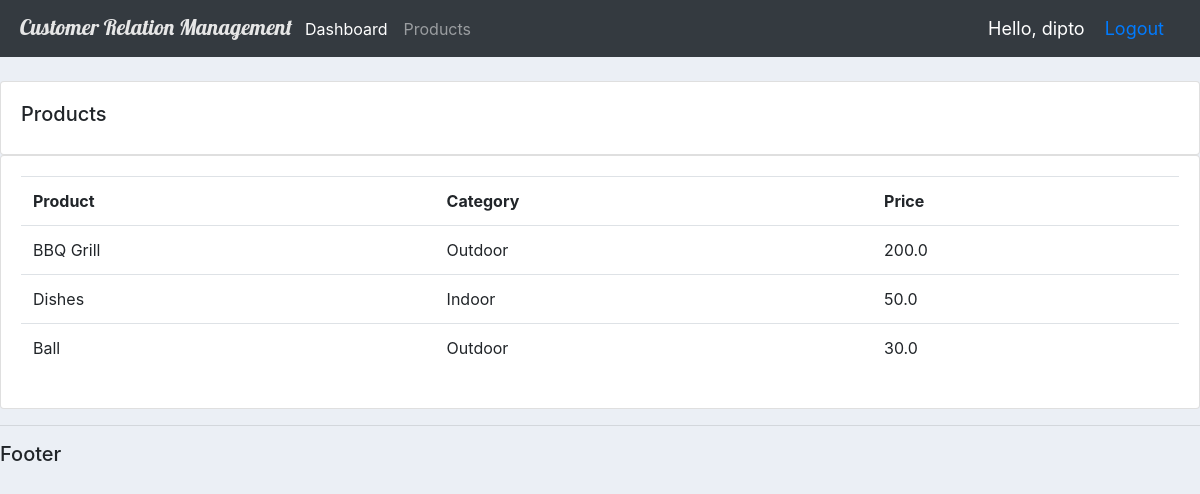
Screenshot of /products/ (signed in) with the database file from the repository.
### accounts/models.py (models this page shows, shortened)
class Product(models.Model):
	CATEGORY = (('Indoor', 'Indoor'),
							('Outdoor', 'Outdoor'))
	name = models.CharField(max_length=200, null=True)
	price = models.FloatField(null=True)
	category = models.CharField(max_length=200, null=True, choices=CATEGORY)
	description = models.CharField(max_length=200, null=True, blank=True)
	date_created = models.DateTimeField(auto_now_add=True, null=True)
	tags = models.ManyToManyField(Tag)

### accounts/decorators.py (the view)
		def wrapper_func(request, *args, **kwargs):
			group = None
			if request.user.groups.exists():
				group = request.user.groups.all()[0].name
			if group in allowed_roles:
				return view_func(request, *args, **kwargs)
			else:
				return HttpResponse('You are not authorized to view this page')

### accounts/views.py (called while the page is built)
@login_required(login_url='login')
@allowed_users(allowed_roles=['admin'])
def products(request):
	products = Product.objects.all()
	return render(request, 'accounts/products.html', { 'products': products })

### accounts/templates/accounts/products.html
{% extends 'accounts/main.html' %} {% block content %}
<br />
<div class="row">
	<div class="col-md">
		<div class="card card-body">
			<h5>Products</h5>
		</div>
		<div class="card card-body">
			<table class="table">
				<tr>
					<th>Product</th>
					<th>Category</th>
					<th>Price</th>
				</tr>
				{% for i in products%}
				<tr>
					<td>{{i.name}}</td>
					<td>{{i.category}}</td>
					<td>{{i.price}}</td>
				</tr>
				{% endfor %}
			</table>
		</div>
	</div>
</div>
{% endblock %}

### accounts/templates/accounts/navbar.html (shortened to what this page needs)
{% load static %}
<nav class="navbar navbar-expand-lg navbar-dark bg-dark">
	<img src="{% static 'images/logo.png' %}" alt="" />
	<div class="collapse navbar-collapse" id="navbarNav">
		<ul class="navbar-nav">
			{% if request.user.is_staff %}
			<li class="nav-item active">
				<a class="nav-link" href="{% url 'home' %}">Dashboard</a>
			</li>
			<li class="nav-item">
				<a class="nav-link" href="{% url 'products' %}">Products</a>
			</li>
			{% else %}
			<li class="nav-item">
				<a href="{% url 'account' %}" class="nav-link">Settings</a>
			</li>
			{% endif %}
		</ul>
	</div>
	<span class="hello-msg">Hello, {{ request.user }}</span>
	<span class="hello-msg"><a href="{% url 'logout' %}">Logout</a></span>
</nav>

### static/css/main.css (style rules this page uses)
body { background-color: #ebeff5; }

### accounts/templates/accounts/navbar.html (style rules this page uses)
.hello-msg { font-size: 18px; color: #fff; margin-right: 20px; }

### rows the page displays
Product: name "BBQ Grill", category "Outdoor", price "200.0"
Product: name "Dishes", category "Indoor", price "50.0"
Product: name "Ball", category "Outdoor", price "30.0"

### other values shown
{{ request.user }} "dipto"
